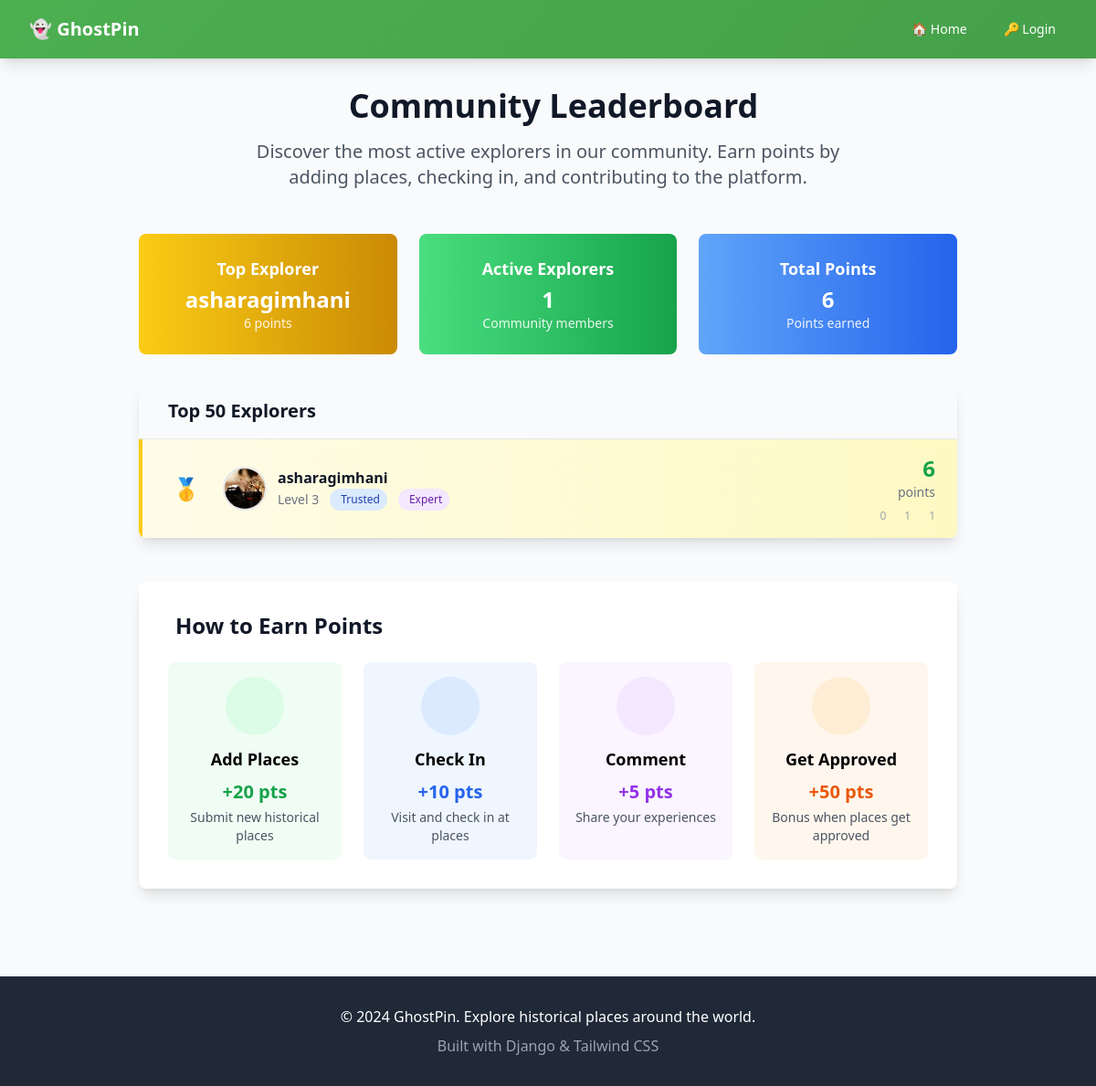
The app's page /leaderboard/, older data.
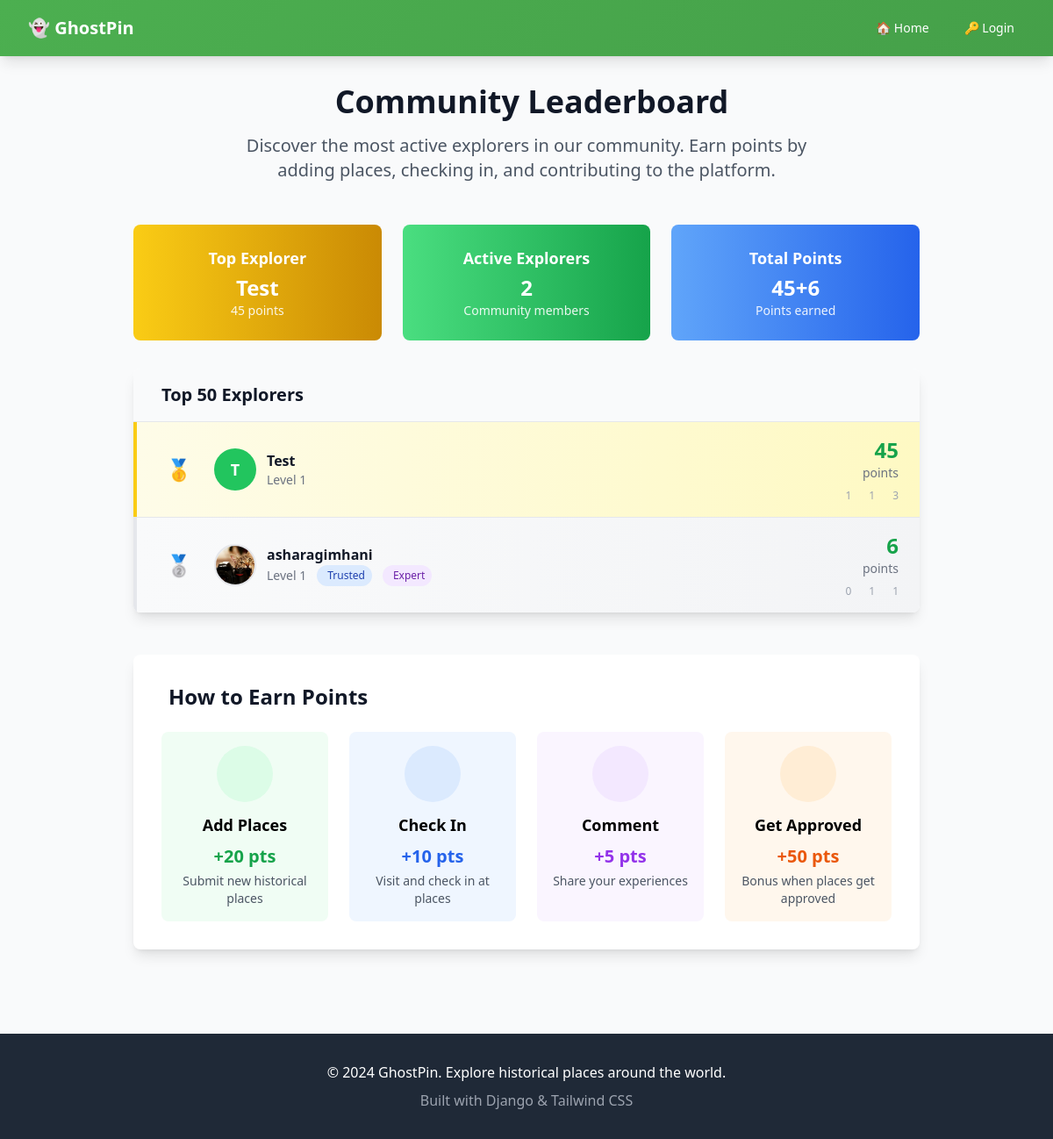
The same page, newer data.
### places/models.py (models this page shows, shortened)
class UserProfile(models.Model):
    user = models.OneToOneField(User, on_delete=models.CASCADE)
    avatar = models.ImageField(upload_to='avatars/', null=True, blank=True)
    bio = models.TextField(blank=True)
    is_trusted = models.BooleanField(default=False)
    is_local_expert = models.BooleanField(default=False)
    expert_areas = models.ManyToManyField('ExpertArea', blank=True)
    points = models.IntegerField(default=0)
    level = models.IntegerField(default=1)
    created_at = models.DateTimeField(auto_now_add=True)

### places/views.py (the view)
# urls.py: path('leaderboard/', views.leaderboard, name='leaderboard'),
def leaderboard(request):
    top_users = (
        UserProfile.objects.select_related('user')
        .annotate(approved_places=Count('user__place', filter=Q(user__place__status='approved')))
        .order_by('-points')[:50]
    )
    user_rank = None
    if request.user.is_authenticated and hasattr(request.user, 'userprofile'):
        higher_ranked = UserProfile.objects.filter(points__gt=request.user.userprofile.points).count()
        user_rank = higher_ranked + 1  # Rank is 1 + number of users above
    return render(request, 'leaderboard.html', {
        'top_users': top_users,
        'user_rank': user_rank,
    })

### templates/leaderboard.html (shortened to what the changed rows need)
{% extends 'base.html' %}
{% block content %}
<div class="max-w-4xl mx-auto">
    <div class="text-center mb-12">
        <h1 class="text-4xl font-bold text-gray-900 mb-4">
            Community Leaderboard
        </h1>
    </div>
    <div class="grid grid-cols-1 md:grid-cols-3 gap-6 mb-8">
        <div class="bg-gradient-to-r from-yellow-400 to-yellow-600 rounded-lg p-6 text-white text-center">
            <h3 class="text-lg font-semibold mb-1">Top Explorer</h3>
            {% if top_users %}
                <p class="text-2xl font-bold">{{ top_users.0.user.username }}</p>
                <p class="text-sm opacity-90">{{ top_users.0.points }} points</p>
            {% else %}
                <p class="text-lg">No data yet</p>
            {% endif %}
        </div>
        <div class="bg-gradient-to-r from-green-400 to-green-600 rounded-lg p-6 text-white text-center">
            <h3 class="text-lg font-semibold mb-1">Active Explorers</h3>
            <p class="text-2xl font-bold">{{ top_users.count }}</p>
            <p class="text-sm opacity-90">Community members</p>
        </div>
        <div class="bg-gradient-to-r from-blue-400 to-blue-600 rounded-lg p-6 text-white text-center">
            <h3 class="text-lg font-semibold mb-1">Total Points</h3>
            <p class="text-2xl font-bold">
                {% for user in top_users %}{{ user.points|add:0 }}{% if not forloop.last %}+{% endif %}{% endfor %}
            </p>
            <p class="text-sm opacity-90">Points earned</p>
        </div>
    </div>
    <div class="bg-white rounded-lg shadow-lg overflow-hidden">
        <div class="px-6 py-4 bg-gray-50 border-b border-gray-200">
            <h2 class="text-xl font-bold text-gray-900">
                Top 50 Explorers
            </h2>
        </div>
        {% if top_users %}
            <div class="divide-y divide-gray-200">
                {% for profile in top_users %}
                    <div class="px-6 py-4 hover:bg-gray-50 transition-colors
                        {% if forloop.counter <= 3 %}bg-gradient-to-r
                            {% if forloop.counter == 1 %}from-yellow-50 to-yellow-100 border-l-4 border-yellow-400
                            {% elif forloop.counter == 2 %}from-gray-50 to-gray-100 border-l-4 border-gray-400
                            {% elif forloop.counter == 3 %}from-orange-50 to-orange-100 border-l-4 border-orange-400
                            {% endif %}
                        {% endif %}">
                        <div class="flex items-center justify-between">
                            <div class="flex items-center space-x-4">
                                <div class="flex-shrink-0 w-12 text-center">
                                    {% if forloop.counter <= 3 %}
                                        <div class="text-2xl">
                                            {% if forloop.counter == 1 %}🥇
                                            {% elif forloop.counter == 2 %}🥈
                                            {% elif forloop.counter == 3 %}🥉
                                            {% endif %}
                                        </div>
                                    {% else %}
                                        <span class="text-lg font-bold text-gray-600">#{{ forloop.counter }}</span>
                                    {% endif %}
                                </div>
                                <div class="flex items-center space-x-3">
                                    {% if profile.avatar %}
                                        <img src="{{ profile.avatar.url }}" alt="{{ profile.user.username }}"
                                             class="w-12 h-12 rounded-full object-cover border-2 border-gray-200">
                                    {% else %}
                                        <div class="w-12 h-12 rounded-full bg-green-500 flex items-center justify-center text-white font-bold text-lg">
                                            {{ profile.user.username|first|upper }}
                                        </div>
                                    {% endif %}
                                    <div>
                                        <h3 class="font-semibold text-gray-900">
                                            <a href="{% url 'profile' profile.user.username %}"
                                               class="hover:text-green-600 transition-colors">
                                                {{ profile.user.username }}
                                            </a>
                                        </h3>
                                        <div class="flex items-center space-x-3 text-sm text-gray-500">
                                            <span>Level {{ profile.level }}</span>
                                            {% if profile.is_trusted %}
                                                <span class="bg-blue-100 text-blue-800 px-2 py-1 rounded-full text-xs">
                                                     Trusted
                                                </span>
                                            {% endif %}
                                            {% if profile.is_local_expert %}
                                                <span class="bg-purple-100 text-purple-800 px-2 py-1 rounded-full text-xs">
                                                     Expert
                                                </span>
                                            {% endif %}
                                        </div>
                                    </div>
                                </div>
                            </div>
                            <div class="text-right">
                                <div class="text-2xl font-bold text-green-600">{{ profile.points }}</div>
                                <div class="text-sm text-gray-500">points</div>
                                <div class="flex items-center space-x-4 mt-2 text-xs text-gray-400">
                                    <span title="Places added">
                                        {{ profile.approved_places }}
                                    </span>
                                    <span title="Check-ins">
                                        {{ profile.user.checkin_set.count }}
                                    </span>
                                    <span title="Comments">
                                        {{ profile.user.comment_set.count }}
                                    </span>
                                </div>
                            </div>
                        </div>
                    </div>
                {% endfor %}
            </div>
        {% endif %}
    </div>
    <div class="mt-12 bg-white rounded-lg shadow-lg p-8">
        <h2 class="text-2xl font-bold text-gray-900 mb-6">
            How to Earn Points
        </h2>
    </div>
</div>
{% endblock %}

Row changes from the older to the newer data that the page shows:
added UserProfile: user.username "Test", points "45", points|add "45", user.username|first "T", level "1", approved_places "1", user.checkin_set.count "1", user.comment_set.count "3"
changed UserProfile "asharagimhani": level "3" → "1"; text "🥇" → "🥈"
Text that changed along with them:
{{ top_users.count }}: "1" → "2"
{{ top_users.0.user.username }}: "asharagimhani" → "Test"
{{ top_users.0.points }}: "6" → "45"
